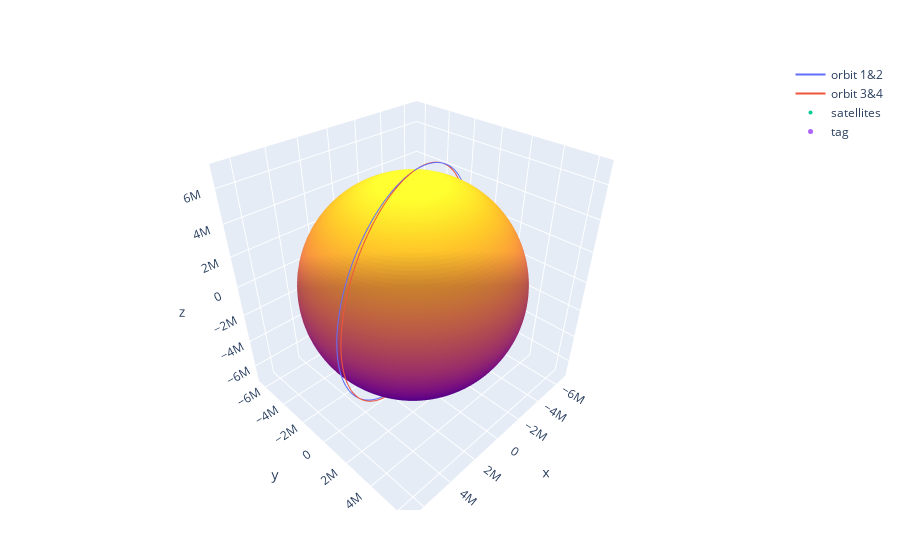

Here is the notebook cell this chart was saved with:
### Code cell
#visualize the constellation
SN.plot_sat_constellation(combined_eci, tag, satnum)

### Figure 1 — Plotly figure (JSON) as saved in the notebook; plotly's stock layout.template omitted (floating-point values rounded to 4 significant figures; data arrays with more than 128 entries replaced by an {"elided": "..."} marker saying what was removed)
{"data": [{"mode": "lines", "name": "orbit 1&2", "type": "scatter3d", "x": {"elided": "5670 float values"}, "y": {"elided": "5670 float values"}, "z": {"elided": "5670 float values"}}, {"mode": "lines", "name": "orbit 3&4", "type": "scatter3d", "x": {"elided": "5670 float values"}, "y": {"elided": "5670 float values"}, "z": {"elided": "5670 float values"}}, {"marker": {"size": 4}, "mode": "markers", "name": "satellites", "type": "scatter3d", "x": [-6319000.0, -6600000.0, -6365000.0, -6585000.0], "y": [-1553000.0, -1607000.0, -1797000.0, -1845000.0], "z": [-2216000.0, -1054000.0, -1873000.0, -697100.0]}, {"marker": {"size": 5}, "mode": "markers", "name": "tag", "type": "scatter3d", "x": [-6174000.0], "y": [-1602000.0], "z": [0]}, {"showscale": false, "type": "surface", "x": {"elided": "100x100 float values"}, "y": {"elided": "100x100 float values"}, "z": {"elided": "100x100 float values"}}], "layout": {"margin": {"b": 50, "l": 50, "r": 50, "t": 60}}}
